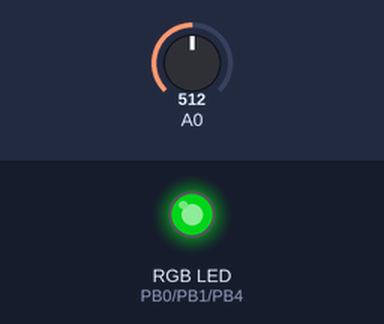
Recording of a sketch running on a simulated ATtiny85, built with avr-gcc and run on an emulated ATtiny85. Shown: an RGB LED mixed from three pins (HIGH = lit). The test bench sets the inputs (shaded band); at power-on: A0 = 512. Dim RGB values are drawn brighter than linear; random numbers use the default seed unless the sketch sets one.

Above: at 0.1 s.
At 39.76 s:
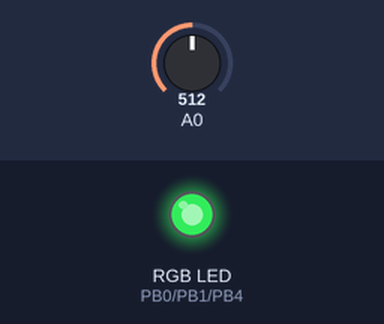
Timing chart, 0 to 40.0 s (numbered marks = the images above):
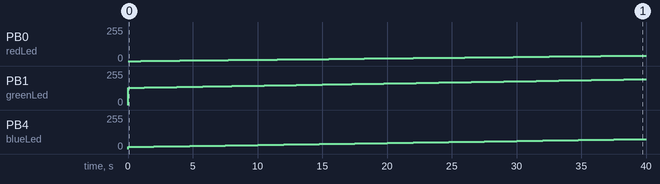

Measured:
- by itself, PB0 (redLed): moves from 0/255 to 41/255 over 38.3 s
- by itself, PB1 (greenLed): moves from 0/255 to 194/255 over 39.5 s
- by itself, PB4 (blueLed): moves from 0/255 to 75/255 over 39.5 s

The sketch:

Trinket_MoodLampSmooth.ino
```cpp
//Adapted from: http://forum.arduino.cc/index.php/topic,11293.0.html

float RGB1[3];
float RGB2[3];
float INC[3];

int red, green, blue;

int redLed = 0;
int greenLed = 1;
int blueLed = 4;


void setup()
{

  // initialize pin 4's PWM capability
  PWM4_init();

  // initialize the digital pin as an output.
  pinMode(redLed, OUTPUT);
  pinMode(greenLed, OUTPUT);
  pinMode(blueLed, OUTPUT);

  analogWr(redLed, 0);
  analogWr(greenLed, 0);
  analogWr(blueLed, 0);

  randomSeed(analogRead(0));

  for (int x=0; x<3; x++) {
    RGB1[x] = random(256);
    RGB2[x] = random(256);
  }

}

void loop()
{
  randomSeed(analogRead(0));

  for (int x=0; x<3; x++) {
    INC[x] = (RGB1[x] - RGB2[x]) / 256; }

  for (int x=0; x<256; x++) {

    red = int(RGB1[0]);
    green = int(RGB1[1]);
    blue = int(RGB1[2]);

    analogWr (redLed, red);
    analogWr (greenLed, green);
    analogWr (blueLed, blue);
    delay(250);

    for (int x=0; x<3; x++) {
         RGB1[x] -= INC[x];}

  }

  for (int x=0; x<3; x++) {
  RGB2[x] = random(956)-700;
  RGB2[x] = constrain(RGB2[x], 0, 255);

  delay(1000);
 }
}


// Set up PWM on Trinket GPIO #4 (PB4, pin 3) using Timer 1
void PWM4_init() {
TCCR1 = _BV (CS10); // no prescaler
GTCCR = _BV (COM1B1) | _BV (PWM1B); // clear OC1B on compare
OCR1B = 127; // duty cycle initialize to 50%
OCR1C = 255; // frequency
}

// A single function to handle PWM any pin
void analogWr(int pin, uint8_t value) {
  if (pin == 4) {
    OCR1B = value; // The PWM duty value between 0 and 255 (0 to 100%)
 } else {
    analogWrite(pin, value);
 }
}
```
